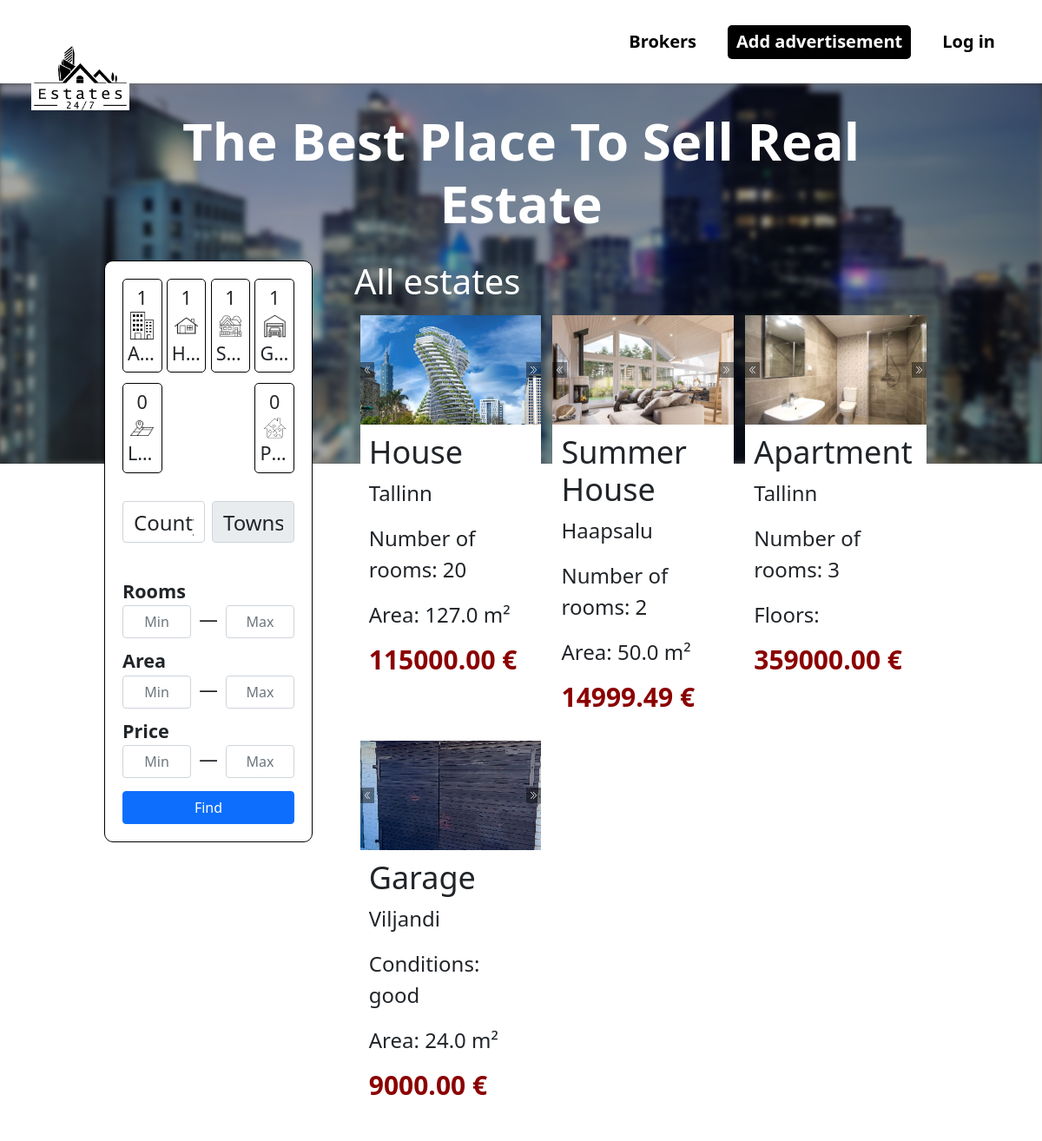
Page /estates on the committed database.
### tables this page shows
CREATE TABLE `object` (
  `id` int(11) NOT NULL,
  `type` enum('House','Apartment','Garage','Part','Land','Summer house') NOT NULL,
  `address` varchar(250) NOT NULL,
  `ownerId` int(11) NOT NULL,
  `cityId` int(11) NOT NULL,
  `roomCount` int(11) DEFAULT NULL,
  `floorCount` int(11) DEFAULT NULL,
  `floor` int(11) DEFAULT NULL,
  `area` decimal(11,1) DEFAULT NULL,
  `territory` decimal(11,1) DEFAULT NULL,
  `conditions` enum('good','need repair','need overhaul') DEFAULT NULL,
  `heatSystem` enum('water','air','electric','gas') DEFAULT NULL,
  `basement` tinyint(1) NOT NULL,
  `description` text DEFAULT NULL,
  `year` int(11) DEFAULT NULL,
  `price` decimal(11,2) DEFAULT 0.00,
  `active` tinyint(1) NOT NULL DEFAULT 1,
  `offer` tinyint(1) DEFAULT 0
);

CREATE TABLE `photo` (
  `id` int(11) NOT NULL,
  `photo` text NOT NULL,
  `houseId` int(11) NOT NULL,
  `description` varchar(500) NOT NULL
);

CREATE TABLE `city` (
  `id` int(11) NOT NULL,
  `name` varchar(300) NOT NULL,
  `countyId` int(11) NOT NULL
);

### controllers/RenderController.php (called while the page is built, shortened)
<?php
class RenderController
{
    public static function AllEstates() {
        $data = ModelEstates::getEstates();
        include_once 'view/estates.php';
    }
}
?>

### index.php (called while the page is built, shortened)
<?php
    include_once 'inc/database.php';
    include_once 'models/ModelEstates.php';
    include_once 'controllers/RenderController.php';
    include 'routes/route.php';
?>

### inc/database.php (called while the page is built, shortened)
<?php
    class database {
        private $conn;
        private $host;
        private $user;
        private $password;
        private $baseName;
        function __construct() {
            $this->host = 'localhost';
            $this->user = 'root';
            $this->password = '';
            $this->baseName = 'estate';
        }
        function connect() {
            try {
                $this->conn = new PDO(
                        'mysql:host='.$this->host.''.';dbname='.$this->baseName.'',
                        $this->user,
                        $this->password,
                        array(PDO::MYSQL_ATTR_INIT_COMMAND => 'SET NAMES utf8'));
            } catch (Exception $e) {
                die('Connection failed : '.$e->getMessage());
            }
            return $this->conn;
        }
        function disconnect() {
            if ($this->conn) {
                $this->conn = null;
            }
        }
        function getOne($query) {
            try{
                $result = $this->conn->prepare($query);
                $result->execute();
                $result->setFetchMode(PDO::FETCH_ASSOC);
                $response = $result->fetch();
                return $response;
            } catch (Exception $ex) {
                echo "Error:".$ex->getMessage();
            }
        }
        function getAll($query) {
            try{
                $result = $this->conn->prepare($query);
                $result->execute();
                $result->setFetchMode(PDO::FETCH_ASSOC);
                $response = $result->fetchAll();
                return $response;
            } catch (Exception $ex) {
                echo "Error:".$ex->getMessage();
            }
        }
    }
?>

### models/ModelEstates.php (called while the page is built, shortened)
<?php
    class ModelEstates {
       public static function getEstates() {
            $database = new database();
            $photo = $database -> getAll("SELECT * FROM photo ORDER BY id ASC");
            $estates = $database -> getAll("SELECT * FROM object ORDER BY id ASC");
            for ($i = 0; $i < count($estates); $i++) {
                $cityId = $database -> getOne("SELECT *, city.name as city FROM object
                    INNER JOIN city on object.cityId = city.id AND object.id = ".$estates[$i]['id']);
                $estates[$i]['city'] = $cityId['name'];
                if($estates[$i]['roomCount'] == '') {
                    $estates[$i]['roomCount'] = 1;
                }
                if(isset($_SESSION['userId'])) {
                    $fav = $database->getOne("SELECT * FROM fav
                        WHERE userId = ".$_SESSION['userId']." AND objectId = ".$estates[$i]['id']);
                    if($fav == null) {
                        $estates[$i]['fav'] = 'no';
                    } else {
                        $estates[$i]['fav'] = 'yes';
                    }
                } else {
                    $estates[$i]['fav'] = 'none';
                }
            };
            return [$estates, $photo];
       }
    }
?>

### view/estates.php (the view, shortened to what this page needs)
<div class="back">
    <img src="images/estates_back.jpg" alt="">
</div>
<div class="content" >
    <h2 style="color: white; font-weight: 900;">The best place to sell real estate</h2>
    <?php
        require 'templates/aside.php';
    ?>
    <div class="estates">
        <div class="ads">
            <h1 style="color: white;">All estates</h1>
            <?php
            if(is_iterable($data)) {
                foreach ($data[0] as $estate) {
                    if($estate['fav'] == 'none') {
                        echo "
                            <div class='ad' page='ad?user=".$estate['ownerId']."&ad=".$estate['id']."'>
                        ";
                    } else {
                        echo "
                            <div class='ad' page='ad?user=".$estate['ownerId']."&ad=".$estate['id']."&fav=".$estate['fav']."'>
                        ";
                    }
                    echo "
                        <div class='slider' show='1' scroll='1' time='300'>
                            <ul>";
                                foreach ($data[1] as $photo) {
                                    if($estate['id'] == $photo['houseId']) {
                                        echo "
                                        <li>
                                            <a
                                                href='public/uploads/user_".$estate['ownerId']."/ad_".$estate['id']."/".$photo['photo']."'
                                                data-lightbox='user".$estate['ownerId']."-".count($data[1])."' data-title='".$photo['description']."'
                                            >
                                                <div class='img_slider' style='background-image: url(public/uploads/user_".$estate['ownerId']."/ad_".$estate['id']."/".$photo['photo'].");'></div>
                                            </a>
                                        </li>
                                        ";
                                    }
                                }; echo "
                            </ul>
                        </div>
                        <div class='estate_inf'>
                            <h2>".$estate['type']."</h2>
                            <p>".$estate['city']."</p>";
                            if($estate['type'] == 'House' || $estate['type'] == 'Summer house'
                                || $estate['type'] == 'Apartment' || $estate['type'] == 'Part') {
                                echo "<p>Number of rooms: ".$estate['roomCount']."</p>";
                            } else if($estate['type'] == 'Garage') {
                                echo "<p>Conditions: ".$estate['conditions']."</p>";
                            } else if($estate['type'] == 'Land') {
                                echo "<p>Territory: ".$estate['territory']."</p>";
                            }
                            if($estate['type'] == 'Apartment') {
                                echo "<p>Floors: ".$estate['floorCount']."</p>";
                            } else {
                                echo "<p>Area: ".$estate['area']." m²</p>";
                            }
                            echo "
                            <h3>".$estate['price']." €</h3>
                        </div>
                    </div>
                    ";
                }
            }
            ?>
        </div>
    </div>
</div>
<?php
    include 'view/templates/main.php';
?>

### public/css/style.css (style rules this page uses)
:root { --index: calc(1vw * 1vh); }
body { margin: 0; font-family: "Rubik", sans-serif; display: flex; flex-direction: column; justify-content: space-between; overflow-x: hidden; min-height: 100vh !important; }
.back { width: 100%; position: absolute; display: flex; justify-content: center; align-items: center; overflow: hidden; box-shadow: inset 0px 0px 10vw 15px black; z-index: -5; }
.back img { width: 100%; filter: blur(3px) brightness(65%); }
main .content { width: 100%; padding: 0px 10%; box-sizing: border-box; display: flex; justify-content: center; flex-wrap: wrap; align-items: start; }
main .content>h2 { font-size: 5vmin; width: 100%; text-align: center; align-items: baseline; font-weight: 500; margin: 30px 0px; text-transform: capitalize; }
main .estates { width: 70%; }
main .ads { width: 100%; display: flex; justify-content: flex-start; flex-wrap: wrap; margin-bottom: 5vmin; }
main .ads h1 { width: 100%; }
main .ads .ad, main .ads .offer { width: 31%; background-color: white; cursor: pointer; margin: 1%; }
.ads .ad .estate_inf, .ads .offer .estate_inf { display: flex; flex-direction: column; padding: 10px; box-sizing: border-box; }
.ads .ad .estate_inf h2, .ads .offer .estate_inf h2 { font-size: 3vmin; text-transform: capitalize; }
.ads .ad .estate_inf p:nth-child(2), .ads .offer .estate_inf p:nth-child(2) { text-transform: capitalize; }
.ads .ad .estate_inf p, .ads .offer .estate_inf p { font-size: 2vmin; }
.ads .ad .estate_inf h3, .ads .offer .estate_inf h3 { font-size: 2.5vmin; color: darkred; font-weight: 900; }

### public/css/default.css (style rules this page uses)
.slider ul { width: 100% !important; }

### public/css/header.css (style rules this page uses)
a, p, h1, h2, h3, h4, h5, h6 { margin: 0; }

### rows in the picture
object: type "House", cityId.name "Tallinn", roomCount "20", area "127.0", price "115000.00"
photo: photo (picture)
object: type "Summer House", cityId.name "Haapsalu", roomCount "2", area "50.0", price "14999.49"
photo: photo (picture)
object: type "Apartment", cityId.name "Tallinn", roomCount "3", price "359000.00"
photo: photo (picture)
object: type "Garage", cityId.name "Viljandi", conditions "good", area "24.0", price "9000.00"
photo: photo (picture)

### other values in the picture
$types['typeCount'] "1"
$type "A…"
$type "H…"
$type "S…"
$type "G…"
$type "L…"
$type "P…"
